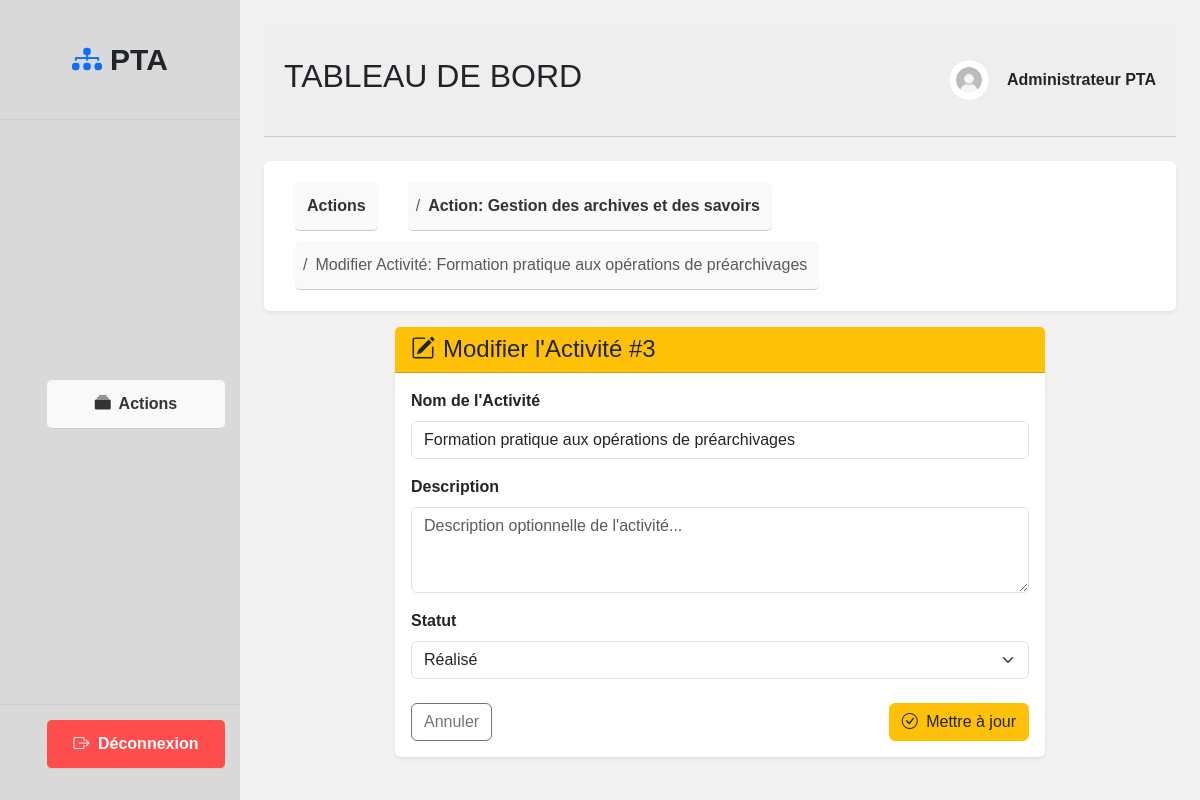
/activites/3/modifier/ (signed in), run on the app's committed database.
### Action/models.py (models this page shows, shortened)
class Activite(models.Model):
    action = models.ForeignKey(
        Action,
        on_delete=models.CASCADE,
        related_name='activites',
        verbose_name="Action parente"
    )
    nom = models.CharField(max_length=255, verbose_name="Nom de l'activité")
    description = models.TextField(blank=True, null=True, verbose_name="Description")
    statut = models.CharField(
        max_length=20,
        choices=StatutChoices.choices,
        default=StatutChoices.NON_REALISE,
        verbose_name="Statut"
    )
    date_creation = models.DateTimeField(default=timezone.now, verbose_name="Date de création")
    class Meta:
        ordering = ['-date_creation']
        verbose_name = "Activité"
        verbose_name_plural = "Activités"

class Action(models.Model):
    nom = models.CharField(max_length=255, verbose_name="Nom de l'action")
    description = models.TextField(blank=True, null=True, verbose_name="Description")
    statut = models.CharField(
        max_length=20,
        choices=StatutChoices.choices,
        default=StatutChoices.NON_REALISE,
        verbose_name="Statut"
    )
    date_creation = models.DateTimeField(default=timezone.now, verbose_name="Date de création")
    class Meta:
        ordering = ['-date_creation']
        verbose_name = "Action"
        verbose_name_plural = "Actions"

### Action/views.py (the view)
# urls.py: path('activites/<int:activite_id>/modifier/', views.modifier_activite, name='modifier_activite'),
@login_required
def modifier_activite(request, activite_id):
    activite = get_object_or_404(Activite, id=activite_id)
    action_id = activite.action.id
    if request.method == "POST":
        form = ActiviteForm(request.POST, instance=activite)
        if form.is_valid():
            form.save()
            messages.success(request, f"L'activité '{activite.nom}' a été modifiée.")
            return redirect('liste_activites', action_id=action_id)
    else:
        form = ActiviteForm(instance=activite)
    return render(request, 'action/modifier_activite.html', {'form': form, 'activite': activite})

### Action/forms.py
class ActiviteForm(forms.ModelForm):
    class Meta:
        model = Activite
        fields = ['nom', 'description', 'statut']
        widgets = {
            'nom': forms.TextInput(attrs={'class': 'form-control', 'placeholder': "Nom de l'activité..."}),
            'description': forms.Textarea(attrs={'class': 'form-control', 'rows': 3, 'placeholder': "Description optionnelle de l'activité..."}),
            'statut': forms.Select(attrs={'class': 'form-select'}),
        }

### Action/templates/action/modifier_activite.html (shortened to what this page needs)
{% extends 'base/base.html' %}
{% load static %}
{% block content %}
<div class="content">
  <div class="sous-container1">
    <div class="logo"><i class="bi bi-diagram-3-fill me-2 text-primary"></i> PTA</div>
    <nav>
      <ul>
        <li><a href="{% url 'liste_action' %}"><i class="bi bi-collection-fill me-1"></i> Actions</a></li>
      </ul>
    </nav>
    <div class="btn_deconnexion">
      <ul>
        <li><a href="#"><i class="bi bi-box-arrow-right me-1"></i> Déconnexion</a></li>
      </ul>
    </div>
  </div>
  <div class="sous-container2 p-4">
    <div class="sous-container2-haut mb-4">
      <h2>TABLEAU DE BORD</h2>
      <div class="profil">
        <img src="{% static 'images/profil.png' %}" alt="Profil" onerror="this.src='https://ui-avatars.com/api/?name=Admin+PTA&background=0D6EFD&color=fff'">
        <p class="mb-0 ms-2 fw-semibold">Administrateur PTA</p>
      </div>
    </div>
    <nav aria-label="breadcrumb">
      <ol class="breadcrumb bg-white p-3 rounded shadow-sm">
        <li class="breadcrumb-item"><a href="{% url 'liste_action' %}">Actions</a></li>
        <li class="breadcrumb-item"><a href="{% url 'liste_activites' activite.action.id %}">Action: {{ activite.action.nom }}</a></li>
        <li class="breadcrumb-item active" aria-current="page">Modifier Activité: {{ activite.nom }}</li>
      </ol>
    </nav>
    <div class="card shadow-sm border-0 mx-auto" style="max-width: 650px;">
      <div class="card-header bg-warning text-dark">
        <h4 class="mb-0"><i class="bi bi-pencil-square me-2"></i>Modifier l'Activité #{{ activite.id }}</h4>
      </div>
      <div class="card-body">
        <form method="POST">
          <div class="mb-3">
            <label class="form-label fw-bold">Nom de l'Activité</label>
            {{ form.nom }}
          </div>
          <div class="mb-3">
            <label class="form-label fw-bold">Description</label>
            {{ form.description }}
          </div>
          <div class="mb-3">
            <label class="form-label fw-bold">Statut</label>
            {{ form.statut }}
          </div>
          <div class="d-flex justify-content-between mt-4">
            <a href="{% url 'liste_activites' activite.action.id %}" class="btn btn-outline-secondary">Annuler</a>
            <button type="submit" class="btn btn-warning text-dark"><i class="bi bi-check-circle me-1"></i> Mettre à jour</button>
          </div>
        </form>
      </div>
    </div>
  </div>
</div>
{% endblock %}

### static/css/style.css (style rules this page uses)
* { padding: 0; margin: 0; box-sizing: border-box; font-family: Arial, sans-serif; }
.content { display: flex; flex-direction: row; justify-content: space-between; align-items: center; height: 100vh; width: 100%; }
.sous-container1 { width: 20%; height: 100%; background-color: #D9D9D9; display: flex; flex-direction: column; justify-content: space-between; }
.sous-container2 { width: 80%; height: 100%; background-color: #F2F2F2; }
.logo { width: 100%; height: 15%; display: flex; justify-content: center; align-items: center; background-color: #d9d9d9; font-size: 30px; font-weight: bold; border-bottom: 1px solid #ccc; }
ul { width: 100%; height: 100%; display: flex; flex-direction: column; justify-content: space-between; }
li { list-style: none; padding: 12px; text-align: center; border-bottom: 1px solid #ccc; margin: 5px 15px; background-color: #f9f9f9; border-radius: 5px; }
a { text-decoration: none; color: #333; font-weight: bold; }
.btn_deconnexion { border-top: solid 1px #ccc; padding: 10px 0px; }
.btn_deconnexion li { background-color: #ff4d4d; border-radius: 5px; }
.btn_deconnexion li a { color: #fff; }
.sous-container2-haut { width: 100%; height: 15%; display: flex; justify-content: space-between; align-items: center; background-color: #eee; border-bottom: 1px solid #ccc; padding: 0px 20px; }
.profil { display: flex; align-items: center; }
.profil img { width: 40px; height: 40px; border-radius: 50%; margin-right: 10px; background-color: #ccc; }

### data on the page
Activite: action.nom "Gestion des archives et des savoirs", nom "Formation pratique aux opérations de préarchivages", id "3", statut "Réalisé"
